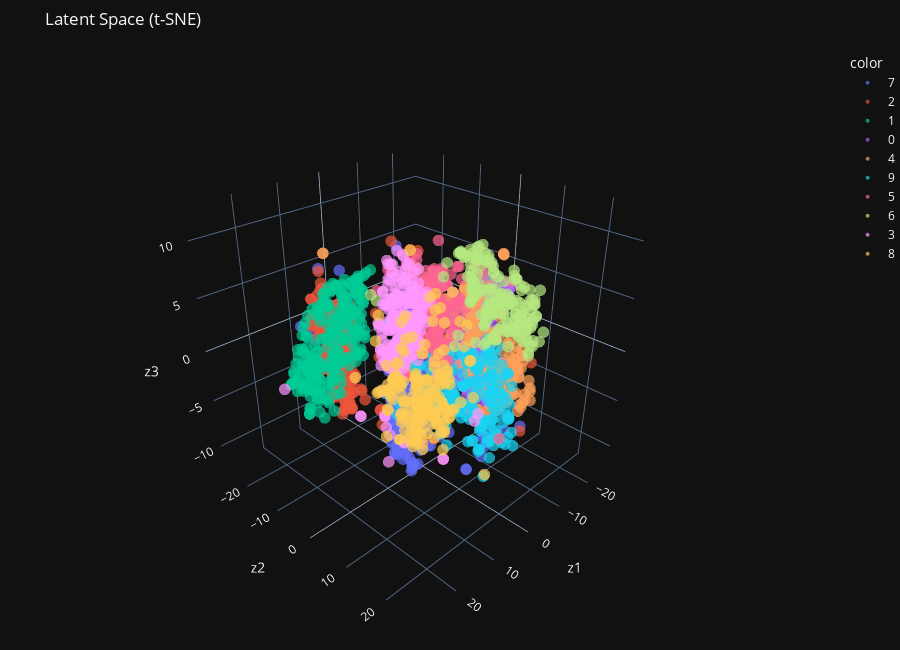

Notebook code cell kept with this figure:
### Code cell
plot_latent_space(spatial_vae, test_dl, use_3d=True, reducer='tsne')

### Figure 1 — Plotly figure (JSON) as saved in the notebook; plotly's stock layout.template omitted (floating-point values rounded to 4 significant figures; data arrays with more than 128 entries replaced by an {"elided": "..."} marker saying what was removed)
{"data": [{"hovertemplate": "color=7<br>x=%{x}<br>y=%{y}<br>z=%{z}<extra></extra>", "legendgroup": "7", "marker": {"color": "#636efa", "opacity": 0.7, "symbol": "circle", "line": {"width": 0}, "size": 4}, "mode": "markers", "name": "7", "scene": "scene", "showlegend": true, "x": {"elided": "205 float values"}, "y": {"elided": "205 float values"}, "z": {"elided": "205 float values"}, "type": "scatter3d"}, {"hovertemplate": "color=2<br>x=%{x}<br>y=%{y}<br>z=%{z}<extra></extra>", "legendgroup": "2", "marker": {"color": "#EF553B", "opacity": 0.7, "symbol": "circle", "line": {"width": 0}, "size": 4}, "mode": "markers", "name": "2", "scene": "scene", "showlegend": true, "x": {"elided": "219 float values"}, "y": {"elided": "219 float values"}, "z": {"elided": "219 float values"}, "type": "scatter3d"}, {"hovertemplate": "color=1<br>x=%{x}<br>y=%{y}<br>z=%{z}<extra></extra>", "legendgroup": "1", "marker": {"color": "#00cc96", "opacity": 0.7, "symbol": "circle", "line": {"width": 0}, "size": 4}, "mode": "markers", "name": "1", "scene": "scene", "showlegend": true, "x": {"elided": "234 float values"}, "y": {"elided": "234 float values"}, "z": {"elided": "234 float values"}, "type": "scatter3d"}, {"hovertemplate": "color=0<br>x=%{x}<br>y=%{y}<br>z=%{z}<extra></extra>", "legendgroup": "0", "marker": {"color": "#ab63fa", "opacity": 0.7, "symbol": "circle", "line": {"width": 0}, "size": 4}, "mode": "markers", "name": "0", "scene": "scene", "showlegend": true, "x": {"elided": "175 float values"}, "y": {"elided": "175 float values"}, "z": {"elided": "175 float values"}, "type": "scatter3d"}, {"hovertemplate": "color=4<br>x=%{x}<br>y=%{y}<br>z=%{z}<extra></extra>", "legendgroup": "4", "marker": {"color": "#FFA15A", "opacity": 0.7, "symbol": "circle", "line": {"width": 0}, "size": 4}, "mode": "markers", "name": "4", "scene": "scene", "showlegend": true, "x": {"elided": "217 float values"}, "y": {"elided": "217 float values"}, "z": {"elided": "217 float values"}, "type": "scatter3d"}, {"hovertemplate": "color=9<br>x=%{x}<br>y=%{y}<br>z=%{z}<extra></extra>", "legendgroup": "9", "marker": {"color": "#19d3f3", "opacity": 0.7, "symbol": "circle", "line": {"width": 0}, "size": 4}, "mode": "markers", "name": "9", "scene": "scene", "showlegend": true, "x": {"elided": "194 float values"}, "y": {"elided": "194 float values"}, "z": {"elided": "194 float values"}, "type": "scatter3d"}, {"hovertemplate": "color=5<br>x=%{x}<br>y=%{y}<br>z=%{z}<extra></extra>", "legendgroup": "5", "marker": {"color": "#FF6692", "opacity": 0.7, "symbol": "circle", "line": {"width": 0}, "size": 4}, "mode": "markers", "name": "5", "scene": "scene", "showlegend": true, "x": {"elided": "179 float values"}, "y": {"elided": "179 float values"}, "z": {"elided": "179 float values"}, "type": "scatter3d"}, {"hovertemplate": "color=6<br>x=%{x}<br>y=%{y}<br>z=%{z}<extra></extra>", "legendgroup": "6", "marker": {"color": "#B6E880", "opacity": 0.7, "symbol": "circle", "line": {"width": 0}, "size": 4}, "mode": "markers", "name": "6", "scene": "scene", "showlegend": true, "x": {"elided": "178 float values"}, "y": {"elided": "178 float values"}, "z": {"elided": "178 float values"}, "type": "scatter3d"}, {"hovertemplate": "color=3<br>x=%{x}<br>y=%{y}<br>z=%{z}<extra></extra>", "legendgroup": "3", "marker": {"color": "#FF97FF", "opacity": 0.7, "symbol": "circle", "line": {"width": 0}, "size": 4}, "mode": "markers", "name": "3", "scene": "scene", "showlegend": true, "x": {"elided": "207 float values"}, "y": {"elided": "207 float values"}, "z": {"elided": "207 float values"}, "type": "scatter3d"}, {"hovertemplate": "color=8<br>x=%{x}<br>y=%{y}<br>z=%{z}<extra></extra>", "legendgroup": "8", "marker": {"color": "#FECB52", "opacity": 0.7, "symbol": "circle", "line": {"width": 0}, "size": 4}, "mode": "markers", "name": "8", "scene": "scene", "showlegend": true, "x": {"elided": "192 float values"}, "y": {"elided": "192 float values"}, "z": {"elided": "192 float values"}, "type": "scatter3d"}], "layout": {"scene": {"domain": {"x": [0.0, 1.0], "y": [0.0, 1.0]}, "xaxis": {"title": {"text": "z1"}}, "yaxis": {"title": {"text": "z2"}}, "zaxis": {"title": {"text": "z3"}}, "camera": {"eye": {"x": 1.5, "y": 1.5, "z": 1.2}}, "aspectmode": "cube"}, "legend": {"title": {"text": "color"}, "tracegroupgap": 0}, "margin": {"t": 50, "l": 0, "r": 0, "b": 0}, "width": 900, "height": 650, "title": {"text": "Latent Space (t-SNE)"}}}
